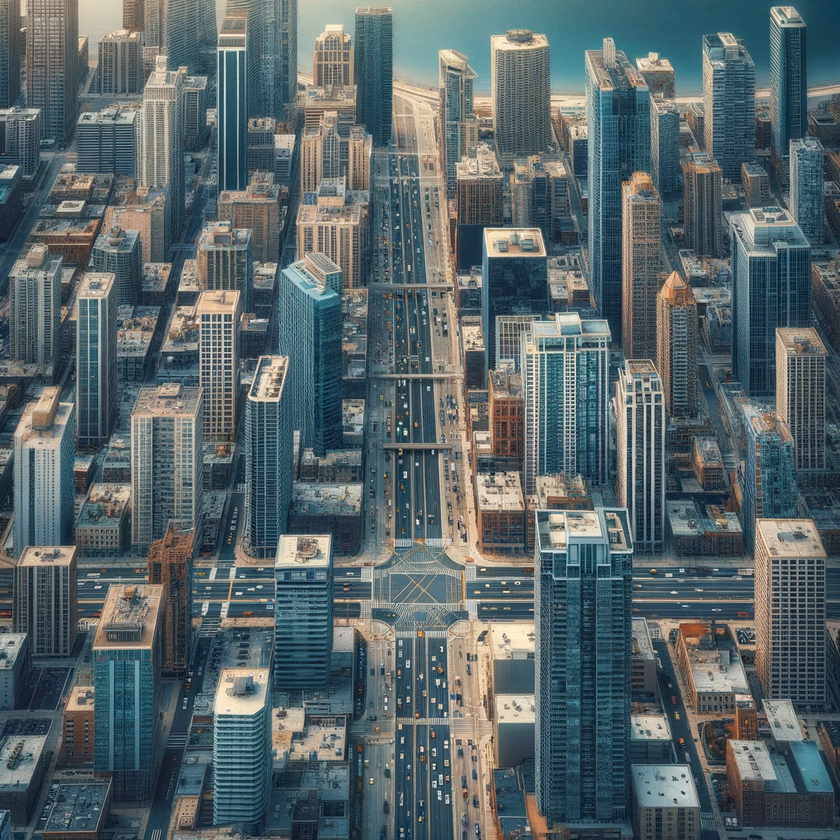
#> input picture Urban Landscape High.png, 840 x 840 px, shrunk from 1024 x 1024 before the run
$ python -i main.py   (imports and definitions only)   (older library calls are emulated)
#> lines starting #> are read from the running program, lines starting #| are printed output that depends on the picture
#> further down, picture is the input picture: shape (840, 840, 3); mean B, G, R 104.4, 101.7, 88.4
# import the frameworks, packages and libraries
import streamlit as st
from PIL import Image
from io import BytesIO
import numpy as np
import cv2 # computer vision

# function to convert an image to a
# water color sketch

# [39 lines left out: functions convertto_watercolorsketch, median_blur_pencil_sketch, pencilsketch, Gaussian_pencil_sketch, not called in this run]


def apply_advanced_oil_painting_effect(inp_img):
    stylized_effect = cv2.stylization(inp_img, sigma_s=60, sigma_r=0.6)
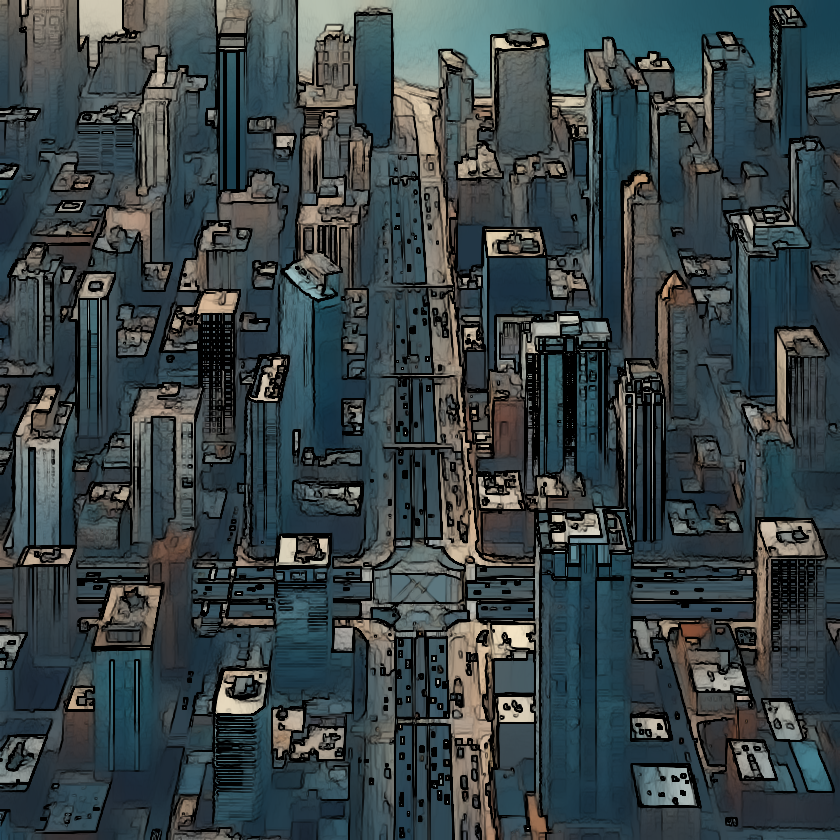
#> stylized_effect: shape (840, 840, 3); mean B, G, R 70.3, 67.5, 56.8
    gray_image = cv2.cvtColor(stylized_effect, cv2.COLOR_BGR2GRAY)
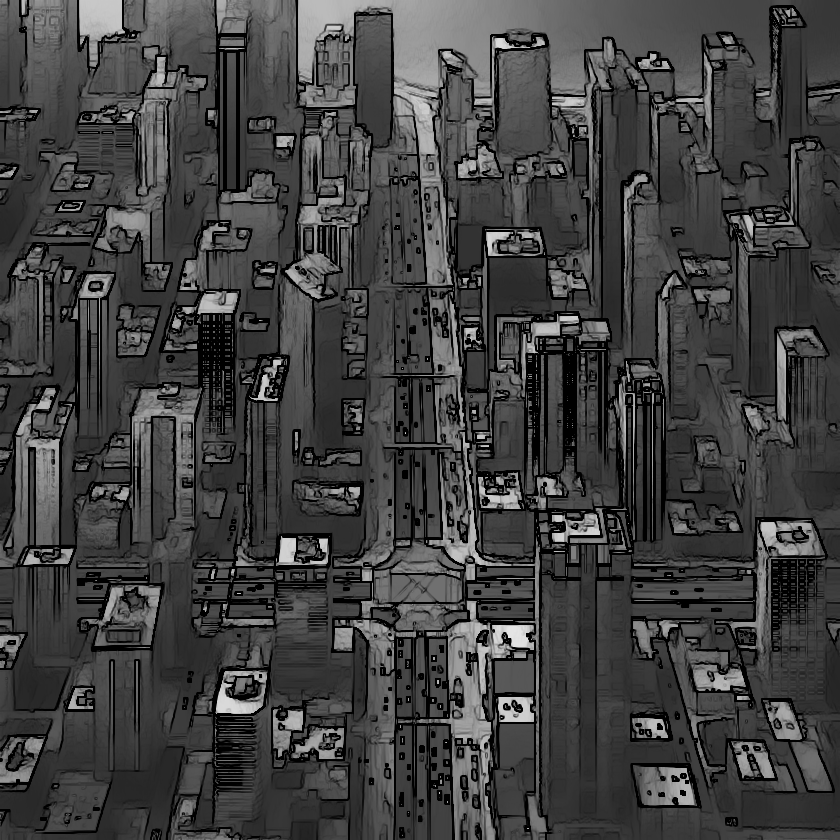
#> gray_image: shape (840, 840); min 0, max 229, mean 64.6
    blurred_image = cv2.GaussianBlur(gray_image, (3, 3), 0)
    edges = cv2.Laplacian(blurred_image, cv2.CV_8U, ksize=5)
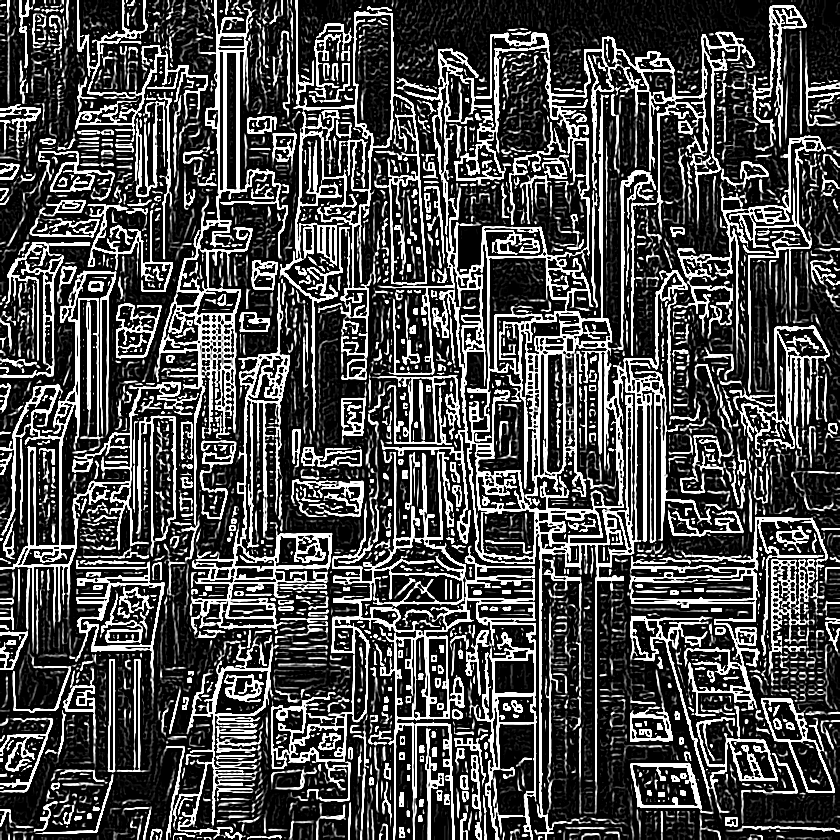
#> edges: shape (840, 840); min 0, max 255, mean 74
    edges_colored = cv2.cvtColor(edges, cv2.COLOR_GRAY2BGR)
    edges_inverted = cv2.bitwise_not(edges_colored)
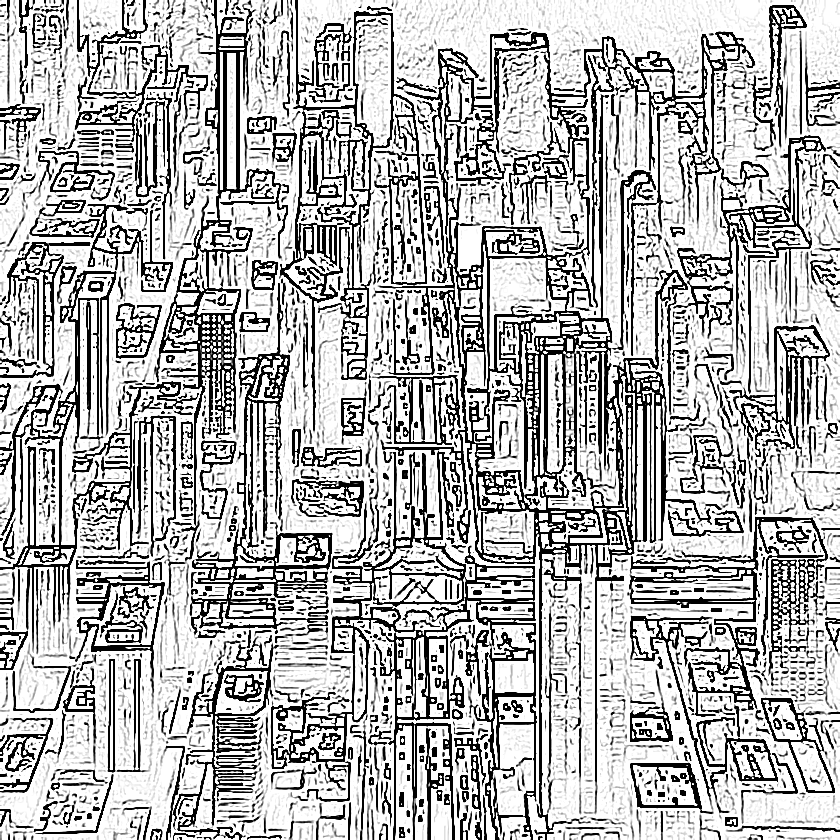
#> edges_inverted: shape (840, 840, 3); min 0, max 255, mean 181
    combined_result = cv2.bitwise_and(stylized_effect, edges_inverted)
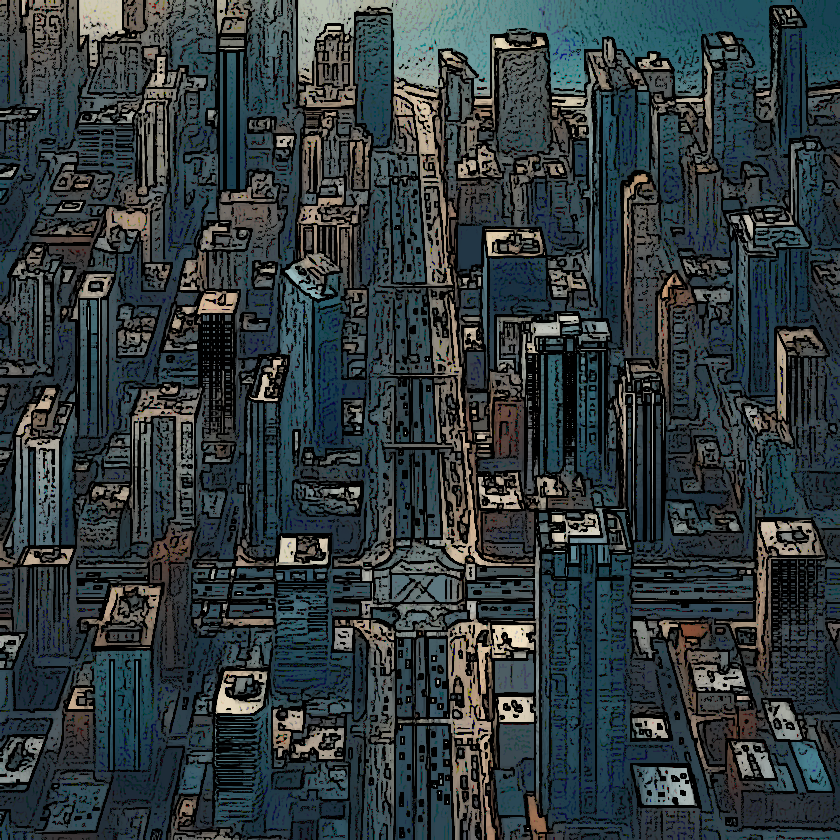
#> combined_result: shape (840, 840, 3); mean B, G, R 60.7, 58, 48.5
    return combined_result

# [18 lines left out: function apply_oil_painting_effect_with_canny, not called in this run]

# function to load an image
def load_an_image(image):
	img = Image.open(image)
	return img

# the main function which has the code for
# the web application
# [182 lines left out: function main, not called in this run]
# [2 lines not run here, left out]

>>> import cv2
>>> picture = cv2.imread('Urban Landscape High.png')
>>> result = apply_advanced_oil_painting_effect(picture)
